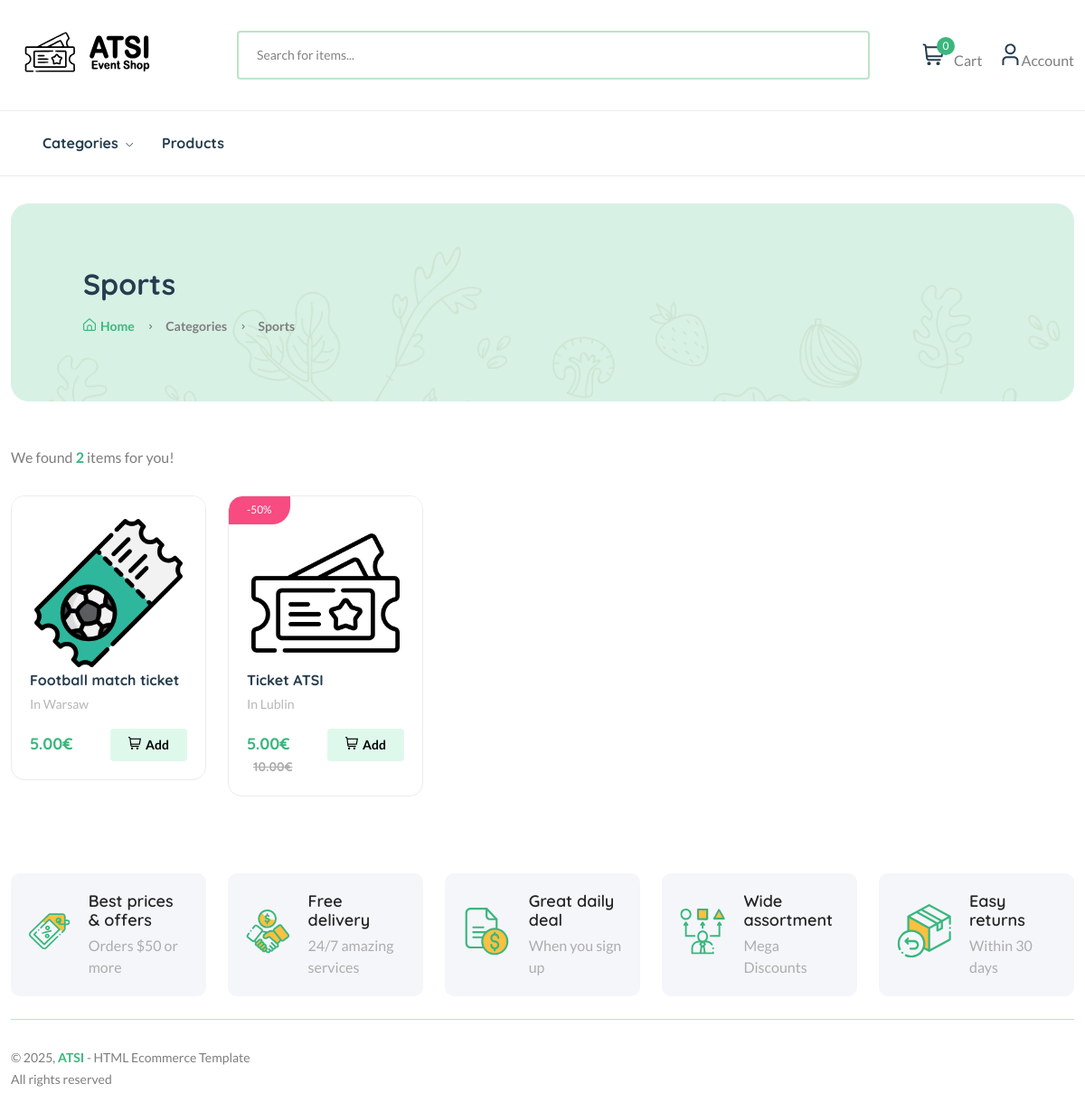
Page /category/cat24hda114hh/ on the committed database.
### core/models.py (models this page shows, shortened)
class Category(models.Model):
    cid = ShortUUIDField(unique=True, length=10, max_length=20, prefix="cat", alphabet="abcdefgh12345")
    title = models.CharField(max_length=100)
    image = models.ImageField(upload_to="category")
    class Meta:
        verbose_name_plural = "Categories"

class Product(models.Model):
    pid = ShortUUIDField(unique=True, length=10, max_length=20, prefix="cat", alphabet="abcdefgh12345")
    user = models.ForeignKey(User, on_delete=models.SET_NULL, null=True)
    category = models.ForeignKey(Category, on_delete=models.SET_NULL, null=True, related_name="category")
    title = models.CharField(max_length=100, default="Ticket")
    image = models.ImageField(upload_to=user_directory_path, default="product.jpg")
    place = models.CharField(max_length=100, default="Warsaw")
    date_of_event = models.DateField()
    date_of_sales_start = models.DateField()
    date_of_sales_end = models.DateField()
    short_description = models.CharField(max_length=100, default="This is the product")
    description = models.TextField(null=True, blank=True, default="This is the product description")
    price = models.DecimalField(max_digits=999999999999, decimal_places=2, default="1.00")
    old_price = models.DecimalField(max_digits=999999999999, decimal_places=2, default="2.00")
    specification = models.TextField(null=True, blank=True,)
    stock_count = models.IntegerField(default=100)
    tags = TaggableManager(blank=True)
    product_status = models.CharField(choices=STATUS, max_length=10, default="in_review")
    in_stock = models.BooleanField(default=True)
    featured = models.BooleanField(default=False)
    sku = ShortUUIDField(unique=True, length=4, max_length=10, prefix="sku", alphabet="1234567890")
    class Meta:
        verbose_name_plural = "Products"
        constraints = [
            models.CheckConstraint(
                check=models.Q(date_of_sales_start__lte=models.F('date_of_event')) &
                      models.Q(date_of_sales_end__gte=models.F('date_of_event')),
                name='event_date_between_sales_dates'
            )
        ]
    def get_precentage(self):
        new_price = 100 - ((self.price / self.old_price) * 100)
        return new_price

### core/views.py (the view)
# urls.py: path("category/<cid>/", category_product_list_view, name="category-product-list"),
def category_product_list_view(request, cid):
    category = Category.objects.get(cid=cid)
    products = Product.objects.filter(product_status="published", category=category)
    context = {
        "category": category,
        "products": products,
    }
    return render(request, "core/category-product-list.html", context)

### core/context_processor.py (called while the page is built)
def default(request):
    categories = Category.objects.all()
    address = ""
    if request.user.is_authenticated:
        address = Address.objects.filter(user=request.user)
    return {
        'categories': categories,
        'address': address,
    }

### templates/core/category-product-list.html (shortened to what this page needs)
{% extends 'partials/base.html' %}
{% load static %}
{% block content %}
    <main class="main">
        <div class="page-header mt-30 mb-50">
            <div class="container">
                <div class="archive-header">
                    <div class="row align-items-center">
                        <div class="col-xl-3">
                            <h3 class="mb-15">{{category.title}}</h3>
                            <div class="breadcrumb">
                                <a href="{% url 'core:index' %}" rel="nofollow"><i class="fi-rs-home mr-5"></i>Home</a>
                                <span></span> Categories <span></span> {{category.title}}
                            </div>
                        </div>
                    </div>
                </div>
            </div>
        </div>
        <div class="container mb-30">
            <div class="row">
                <div class="col-12">
                    <div class="shop-product-fillter">
                        <div class="totall-product">
                            <p>We found <strong class="text-brand">{{products.count}}</strong> item{{products.count|pluralize}} for you!</p>
                        </div>
                    </div>
                    <div class="row product-grid">
                        {% for p in products %}
                        <div class="col-lg-1-5 col-md-4 col-12 col-sm-6">
                                        <div class="product-cart-wrap mb-30">
                                            <div class="product-img-action-wrap">
                                                <div class="product-img product-img-zoom">
                                                    <a href="{% url 'core:product-detail' p.pid %}">
                                                        <img class="default-img" src="{{ p.image.url }}" alt="" />
                                                    </a>
                                                </div>
                                                {% if p.price != p.old_price %}
                                                    <div class="product-badges product-badges-position product-badges-mrg">
                                                        <span class="hot">-{{p.get_precentage|floatformat:0}}%</span>
                                                    </div>
                                                {% endif %}
                                            </div>
                                            <div class="product-content-wrap">
                                                <h2><a href="shop-product-right.html">{{ p.title }}</a></h2>
                                                <div>
                                                    <span class="font-small text-muted">In <a>{{ p.place }}</a></span>
                                                </div>
                                                <div class="product-card-bottom">
                                                    <div class="product-price">
                                                        <span class="current-product-price-{{p.id}}">{{p.price}}</span><span>€</span>
                                                        {% if p.price != p.old_price %}
                                                        <span class="old-price">{{p.old_price}}€</span>
                                                        {% endif %}
                                                    </div>
                                                    <div class="add-cart">
                                                        {% if p.in_stock %}
                                                        <button class="add add-to-cart-btn" data-index="{{ p.id }}" style="border: none;" id="add-to-cart-btn"><i class="fi-rs-shopping-cart mr-5"></i>Add</button>
                                                        {% endif %}</div>
                                                </div>
                                            </div>
                                        </div>
                                    </div>
                        {% endfor %}
                    </div>
                </div>
            </div>
        </div>
    </main>
{% endblock content %}

### rows in the picture
Category: title "Sports"
Product: image (picture), title "Football match ticket", place "Warsaw", price "5.00"
Product: image (picture), get_precentage "50", title "Ticket ATSI", place "Lublin", price "5.00", old_price "10.00"

### other values in the picture
{{ request.session.cart_data_obj|length }} "0"
{{ products.count }} "2"
